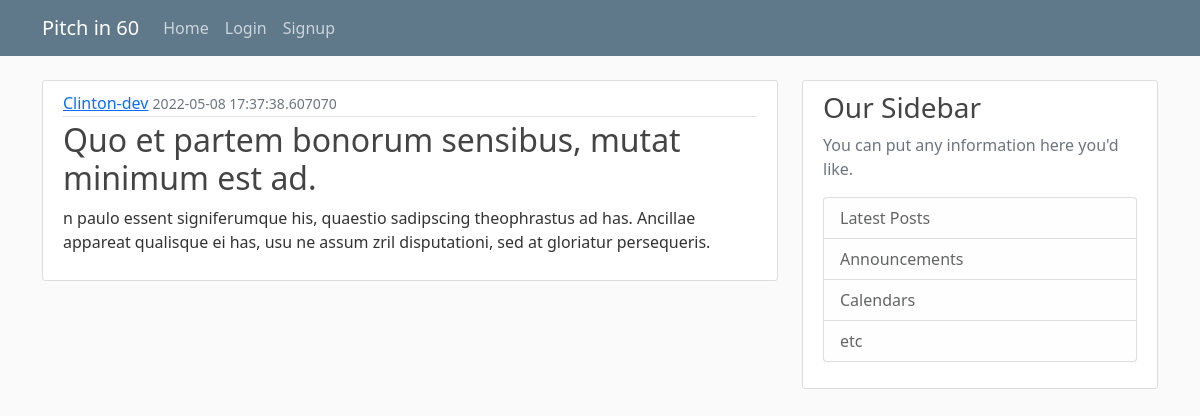
The page /pitch/10 on the database its author committed.
### pitch/models.py (models this page shows, shortened)
class User(db.Model, UserMixin):
    id = db.Column(db.Integer, primary_key=True)
    username = db.Column(db.String(20), unique=True, nullable=False)
    email = db.Column(db.String(120), unique=True, nullable=False)
    image_file = db.Column(db.String(20), nullable=False, default='default.png')
    password = db.Column(db.String(60), nullable=False)
    pitches = db.relationship('Pitch', backref='author', lazy=True)

class Pitch(db.Model):
    id = db.Column(db.Integer, primary_key=True)
    title = db.Column(db.String(100), nullable=False)
    date_posted = db.Column(db.DateTime, nullable=False, default=datetime.utcnow)
    content = db.Column(db.Text, nullable=False)
    user_id = db.Column(db.Integer, db.ForeignKey('user.id'), nullable=False)

### pitch/routes.py (the view)
@app.route("/pitch/<int:pitch_id>")
def pitch(pitch_id):
    pitch = Pitch.query.get(pitch_id)
    return render_template("pitch.html", title="New pitch", pitch = pitch)

### pitch/templates/pitch.html (shortened to what this page needs)
{% extends "layout.html" %}
{% block content %}
        <article class="media content-section">
          <div class="media-body">
            <div class="article-metadata">
              <a class="mr-2" href="#">{{ pitch.author.username }}</a>
              <small class="text-muted">{{ pitch.date_posted }}</small>
            </div>
            <h2>{{ pitch.title}}</h2>
            <p class="article-content">{{ pitch.content }}</p>
          </div>
        </article>
{% endblock content%}

### pitch/static/styles.css (style rules this page uses)
body { background: #fafafa; color: #333333; margin-top: 5rem; }
h1, h2, h3, h4, h5, h6 { color: #444444; }
.content-section { background: #ffffff; padding: 10px 20px; border: 1px solid #dddddd; border-radius: 3px; margin-bottom: 20px; }
.article-content { white-space: pre-line; }
.article-metadata { padding-bottom: 1px; margin-bottom: 4px; border-bottom: 1px solid #e3e3e3 }

### rows shown on the page
User: author.username "Clinton-dev"
Pitch: date_posted "2022-05-08 17:37:38.607070", title "Quo et partem bonorum sensibus, mutat minimum est ad.", content "n paulo essent signiferumque his, quaestio sadipscing theophrastus ad has. Ancillae appareat qualisque ei has, usu ne assum zril disputationi, sed at gloriatur persequeris."
